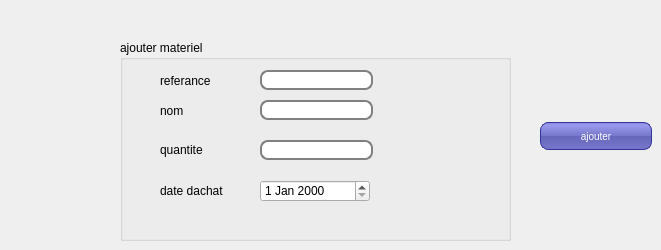
      <widget class="QWidget" name="tab_9">
       <attribute name="title">
        <string>ajouter materiel</string>
       </attribute>
       <widget class="QGroupBox" name="groupBox_7">
        <property name="geometry">
         <rect>
          <x>120</x>
          <y>40</y>
          <width>391</width>
          <height>201</height>
         </rect>
        </property>
        <property name="title">
         <string>ajouter materiel</string>
        </property>
        <widget class="QLabel" name="label_11">
         <property name="geometry">
          <rect>
           <x>40</x>
           <y>30</y>
           <width>71</width>
           <height>21</height>
          </rect>
         </property>
         <property name="text">
          <string>referance</string>
         </property>
        </widget>
        <widget class="QLabel" name="label_12">
         <property name="geometry">
          <rect>
           <x>40</x>
           <y>100</y>
           <width>61</width>
           <height>20</height>
          </rect>
         </property>
         <property name="text">
          <string>quantite</string>
         </property>
        </widget>
        <widget class="QLabel" name="label_13">
         <property name="geometry">
          <rect>
           <x>40</x>
           <y>60</y>
           <width>61</width>
           <height>21</height>
          </rect>
         </property>
         <property name="text">
          <string>nom</string>
         </property>
        </widget>
        <widget class="QLabel" name="label_14">
         <property name="geometry">
          <rect>
           <x>40</x>
           <y>140</y>
           <width>81</width>
           <height>21</height>
          </rect>
         </property>
         <property name="text">
          <string>date dachat</string>
         </property>
        </widget>
        <widget class="QLineEdit" name="le_ref_2">
         <property name="geometry">
          <rect>
           <x>140</x>
           <y>30</y>
           <width>113</width>
           <height>20</height>
          </rect>
         </property>
         <property name="styleSheet">
          <string notr="true">QLineEdit {
padding: 1px;
border-style: solid;
border: 2px solid gray;
border-radius: 8px;
}</string>
         </property>
        </widget>
        <widget class="QLineEdit" name="le_nom_4">
         <property name="geometry">
          <rect>
           <x>140</x>
           <y>60</y>
           <width>113</width>
           <height>20</height>
          </rect>
         </property>
         <property name="styleSheet">
          <string notr="true">QLineEdit {
padding: 1px;
border-style: solid;
border: 2px solid gray;
border-radius: 8px;
}</string>
         </property>
        </widget>
        <widget class="QLineEdit" name="le_quan_2">
         <property name="geometry">
          <rect>
           <x>140</x>
           <y>100</y>
           <width>113</width>
           <height>20</height>
          </rect>
         </property>
         <property name="styleSheet">
          <string notr="true">QLineEdit {
padding: 1px;
border-style: solid;
border: 2px solid gray;
border-radius: 8px;
}</string>
         </property>
        </widget>
        <widget class="QDateEdit" name="le_date">
         <property name="geometry">
          <rect>
           <x>140</x>
           <y>140</y>
           <width>110</width>
           <height>22</height>
          </rect>
         </property>
         <property name="styleSheet">
          <string notr="true">QLineEdit {
padding: 1px;
border-style: solid;
border: 2px solid gray;
border-radius: 8px;
}</string>
         </property>
        </widget>
       </widget>
       <widget class="QPushButton" name="ajoutermatriel">
        <property name="geometry">
         <rect>
          <x>540</x>
          <y>122</y>
          <width>112</width>
          <height>28</height>
         </rect>
        </property>
        <property name="palette">
         <palette>
          <active>
           <colorrole role="WindowText">
            <brush brushstyle="SolidPattern">
             <color alpha="255">
              <red>255</red>
              <green>255</green>
              <blue>255</blue>
             </color>
            </brush>
           </colorrole>
           <colorrole role="Button">
            <brush brushstyle="LinearGradientPattern">
             <gradient startx="0.000000000000000" starty="0.000000000000000" endx="0.000000000000000" endy="1.000000000000000" type="LinearGradient" spread="PadSpread" coordinatemode="ObjectBoundingMode">
              <gradientstop position="0.000000000000000">
               <color alpha="255">
                <red>136</red>
                <green>136</green>
                <blue>221</blue>
               </color>
              </gradientstop>
              <gradientstop position="0.100000000000000">
               <color alpha="255">
                <red>153</red>
                <green>153</green>
                <blue>238</blue>
               </color>
              </gradientstop>
              <gradientstop position="0.490000000000000">
               <color alpha="255">
                <red>119</red>
                <green>119</green>
                <blue>204</blue>
               </color>
              </gradientstop>
              <gradientstop position="0.500000000000000">
               <color alpha="255">
                <red>102</red>
                <green>102</green>
                <blue>187</blue>
               </color>
              </gradientstop>
              <gradientstop position="1.000000000000000">
               <color alpha="255">
                <red>119</red>
                <green>119</green>
                <blue>204</blue>
               </color>
              </gradientstop>
             </gradient>
            </brush>
           </colorrole>
           <colorrole role="Light">
            <brush brushstyle="SolidPattern">
             <color alpha="255">
              <red>213</red>
              <green>127</green>
              <blue>255</blue>
             </color>
            </brush>
           </colorrole>
           <colorrole role="Midlight">
            <brush brushstyle="SolidPattern">
             <color alpha="255">
              <red>191</red>
              <green>63</green>
              <blue>255</blue>
             </color>
            </brush>
           </colorrole>
           <colorrole role="Dark">
            <brush brushstyle="SolidPattern">
             <color alpha="255">
              <red>85</red>
              <green>0</green>
              <blue>127</blue>
             </color>
            </brush>
           </colorrole>
           <colorrole role="Mid">
            <brush brushstyle="SolidPattern">
             <color alpha="255">
              <red>113</red>
              <green>0</green>
              <blue>170</blue>
             </color>
            </brush>
           </colorrole>
           <colorrole role="Text">
            <brush brushstyle="SolidPattern">
             <color alpha="255">
              <red>255</red>
              <green>255</green>
              <blue>255</blue>
             </color>
            </brush>
           </colorrole>
           <colorrole role="BrightText">
            <brush brushstyle="SolidPattern">
             <color alpha="255">
              <red>255</red>
              <green>255</green>
              <blue>255</blue>
             </color>
            </brush>
           </colorrole>
           <colorrole role="ButtonText">
            <brush brushstyle="SolidPattern">
             <color alpha="255">
              <red>255</red>
              <green>255</green>
              <blue>255</blue>
             </color>
            </brush>
           </colorrole>
           <colorrole role="Base">
            <brush brushstyle="LinearGradientPattern">
             <gradient startx="0.000000000000000" starty="0.000000000000000" endx="0.000000000000000" endy="1.000000000000000" type="LinearGradient" spread="PadSpread" coordinatemode="ObjectBoundingMode">
              <gradientstop position="0.000000000000000">
               <color alpha="255">
                <red>136</red>
                <green>136</green>
                <blue>221</blue>
               </color>
              </gradientstop>
              <gradientstop position="0.100000000000000">
               <color alpha="255">
                <red>153</red>
                <green>153</green>
                <blue>238</blue>
               </color>
              </gradientstop>
              <gradientstop position="0.490000000000000">
               <color alpha="255">
                <red>119</red>
                <green>119</green>
                <blue>204</blue>
               </color>
              </gradientstop>
              <gradientstop position="0.500000000000000">
               <color alpha="255">
                <red>102</red>
                <green>102</green>
                <blue>187</blue>
               </color>
              </gradientstop>
              <gradientstop position="1.000000000000000">
               <color alpha="255">
                <red>119</red>
                <green>119</green>
                <blue>204</blue>
               </color>
              </gradientstop>
             </gradient>
            </brush>
           </colorrole>
           <colorrole role="Window">
            <brush brushstyle="LinearGradientPattern">
             <gradient startx="0.000000000000000" starty="0.000000000000000" endx="0.000000000000000" endy="1.000000000000000" type="LinearGradient" spread="PadSpread" coordinatemode="ObjectBoundingMode">
              <gradientstop position="0.000000000000000">
               <color alpha="255">
                <red>136</red>
                <green>136</green>
                <blue>221</blue>
               </color>
              </gradientstop>
              <gradientstop position="0.100000000000000">
               <color alpha="255">
                <red>153</red>
                <green>153</green>
                <blue>238</blue>
               </color>
              </gradientstop>
              <gradientstop position="0.490000000000000">
               <color alpha="255">
                <red>119</red>
                <green>119</green>
                <blue>204</blue>
               </color>
              </gradientstop>
              <gradientstop position="0.500000000000000">
               <color alpha="255">
                <red>102</red>
                <green>102</green>
                <blue>187</blue>
               </color>
              </gradientstop>
              <gradientstop position="1.000000000000000">
               <color alpha="255">
                <red>119</red>
                <green>119</green>
                <blue>204</blue>
               </color>
              </gradientstop>
             </gradient>
            </brush>
           </colorrole>
           <colorrole role="Shadow">
            <brush brushstyle="SolidPattern">
             <color alpha="255">
              <red>0</red>
              <green>0</green>
              <blue>0</blue>
             </color>
            </brush>
           </colorrole>
           <colorrole role="AlternateBase">
            <brush brushstyle="SolidPattern">
             <color alpha="255">
              <red>212</red>
              <green>127</green>
              <blue>255</blue>
             </color>
            </brush>
           </colorrole>
           <colorrole role="ToolTipBase">
            <brush brushstyle="SolidPattern">
             <color alpha="255">
              <red>255</red>
              <green>255</green>
              <blue>220</blue>
             </color>
            </brush>
           </colorrole>
           <colorrole role="ToolTipText">
            <brush brushstyle="SolidPattern">
             <color alpha="255">
              <red>0</red>
              <green>0</green>
              <blue>0</blue>
             </color>
            </brush>
           </colorrole>
           <colorrole role="PlaceholderText">
            <brush brushstyle="SolidPattern">
             <color alpha="128">
              <red>0</red>
              <green>0</green>
              <blue>0</blue>
             </color>
            </brush>
           </colorrole>
          </active>
          <inactive>
           <colorrole role="WindowText">
            <brush brushstyle="SolidPattern">
             <color alpha="255">
              <red>255</red>
              <green>255</green>
              <blue>255</blue>
             </color>
            </brush>
           </colorrole>
           <colorrole role="Button">
            <brush brushstyle="LinearGradientPattern">
             <gradient startx="0.000000000000000" starty="0.000000000000000" endx="0.000000000000000" endy="1.000000000000000" type="LinearGradient" spread="PadSpread" coordinatemode="ObjectBoundingMode">
              <gradientstop position="0.000000000000000">
               <color alpha="255">
                <red>136</red>
                <green>136</green>
                <blue>221</blue>
               </color>
              </gradientstop>
              <gradientstop position="0.100000000000000">
               <color alpha="255">
                <red>153</red>
                <green>153</green>
                <blue>238</blue>
               </color>
              </gradientstop>
              <gradientstop position="0.490000000000000">
               <color alpha="255">
                <red>119</red>
                <green>119</green>
                <blue>204</blue>
               </color>
              </gradientstop>
              <gradientstop position="0.500000000000000">
               <color alpha="255">
                <red>102</red>
                <green>102</green>
                <blue>187</blue>
               </color>
              </gradientstop>
              <gradientstop position="1.000000000000000">
               <color alpha="255">
                <red>119</red>
                <green>119</green>
                <blue>204</blue>
               </color>
              </gradientstop>
             </gradient>
            </brush>
           </colorrole>
           <colorrole role="Light">
            <brush brushstyle="SolidPattern">
             <color alpha="255">
              <red>213</red>
              <green>127</green>
              <blue>255</blue>
             </color>
            </brush>
           </colorrole>
           <colorrole role="Midlight">
            <brush brushstyle="SolidPattern">
             <color alpha="255">
              <red>191</red>
              <green>63</green>
              <blue>255</blue>
             </color>
            </brush>
           </colorrole>
           <colorrole role="Dark">
            <brush brushstyle="SolidPattern">
             <color alpha="255">
              <red>85</red>
              <green>0</green>
              <blue>127</blue>
             </color>
            </brush>
           </colorrole>
           <colorrole role="Mid">
            <brush brushstyle="SolidPattern">
             <color alpha="255">
              <red>113</red>
              <green>0</green>
              <blue>170</blue>
             </color>
            </brush>
           </colorrole>
           <colorrole role="Text">
            <brush brushstyle="SolidPattern">
             <color alpha="255">
              <red>255</red>
              <green>255</green>
              <blue>255</blue>
             </color>
            </brush>
           </colorrole>
           <colorrole role="BrightText">
            <brush brushstyle="SolidPattern">
             <color alpha="255">
              <red>255</red>
              <green>255</green>
              <blue>255</blue>
             </color>
            </brush>
           </colorrole>
           <colorrole role="ButtonText">
            <brush brushstyle="SolidPattern">
             <color alpha="255">
              <red>255</red>
              <green>255</green>
              <blue>255</blue>
             </color>
            </brush>
           </colorrole>
           <colorrole role="Base">
            <brush brushstyle="LinearGradientPattern">
             <gradient startx="0.000000000000000" starty="0.000000000000000" endx="0.000000000000000" endy="1.000000000000000" type="LinearGradient" spread="PadSpread" coordinatemode="ObjectBoundingMode">
              <gradientstop position="0.000000000000000">
               <color alpha="255">
                <red>136</red>
                <green>136</green>
                <blue>221</blue>
               </color>
              </gradientstop>
              <gradientstop position="0.100000000000000">
               <color alpha="255">
                <red>153</red>
                <green>153</green>
                <blue>238</blue>
               </color>
              </gradientstop>
              <gradientstop position="0.490000000000000">
               <color alpha="255">
                <red>119</red>
                <green>119</green>
                <blue>204</blue>
               </color>
              </gradientstop>
              <gradientstop position="0.500000000000000">
               <color alpha="255">
                <red>102</red>
                <green>102</green>
                <blue>187</blue>
               </color>
              </gradientstop>
              <gradientstop position="1.000000000000000">
               <color alpha="255">
                <red>119</red>
                <green>119</green>
                <blue>204</blue>
               </color>
              </gradientstop>
             </gradient>
            </brush>
           </colorrole>
           <colorrole role="Window">
            <brush brushstyle="LinearGradientPattern">
             <gradient startx="0.000000000000000" starty="0.000000000000000" endx="0.000000000000000" endy="1.000000000000000" type="LinearGradient" spread="PadSpread" coordinatemode="ObjectBoundingMode">
              <gradientstop position="0.000000000000000">
               <color alpha="255">
                <red>136</red>
                <green>136</green>
                <blue>221</blue>
               </color>
              </gradientstop>
              <gradientstop position="0.100000000000000">
               <color alpha="255">
                <red>153</red>
                <green>153</green>
                <blue>238</blue>
               </color>
              </gradientstop>
              <gradientstop position="0.490000000000000">
               <color alpha="255">
                <red>119</red>
                <green>119</green>
                <blue>204</blue>
               </color>
              </gradientstop>
              <gradientstop position="0.500000000000000">
               <color alpha="255">
                <red>102</red>
                <green>102</green>
                <blue>187</blue>
               </color>
              </gradientstop>
              <gradientstop position="1.000000000000000">
               <color alpha="255">
                <red>119</red>
                <green>119</green>
                <blue>204</blue>
               </color>
              </gradientstop>
             </gradient>
            </brush>
           </colorrole>
           <colorrole role="Shadow">
            <brush brushstyle="SolidPattern">
             <color alpha="255">
              <red>0</red>
              <green>0</green>
              <blue>0</blue>
             </color>
            </brush>
           </colorrole>
           <colorrole role="AlternateBase">
            <brush brushstyle="SolidPattern">
             <color alpha="255">
              <red>212</red>
              <green>127</green>
              <blue>255</blue>
             </color>
            </brush>
           </colorrole>
           <colorrole role="ToolTipBase">
            <brush brushstyle="SolidPattern">
             <color alpha="255">
              <red>255</red>
              <green>255</green>
              <blue>220</blue>
             </color>
            </brush>
           </colorrole>
           <colorrole role="ToolTipText">
            <brush brushstyle="SolidPattern">
             <color alpha="255">
              <red>0</red>
              <green>0</green>
              <blue>0</blue>
             </color>
            </brush>
           </colorrole>
           <colorrole role="PlaceholderText">
            <brush brushstyle="SolidPattern">
             <color alpha="128">
              <red>0</red>
              <green>0</green>
              <blue>0</blue>
             </color>
            </brush>
           </colorrole>
          </inactive>
          <disabled>
           <colorrole role="WindowText">
            <brush brushstyle="SolidPattern">
             <color alpha="255">
              <red>255</red>
              <green>255</green>
              <blue>255</blue>
             </color>
            </brush>
           </colorrole>
           <colorrole role="Button">
            <brush brushstyle="LinearGradientPattern">
             <gradient startx="0.000000000000000" starty="0.000000000000000" endx="0.000000000000000" endy="1.000000000000000" type="LinearGradient" spread="PadSpread" coordinatemode="ObjectBoundingMode">
              <gradientstop position="0.000000000000000">
               <color alpha="255">
                <red>136</red>
                <green>136</green>
                <blue>221</blue>
               </color>
              </gradientstop>
              <gradientstop position="0.100000000000000">
               <color alpha="255">
                <red>153</red>
                <green>153</green>
                <blue>238</blue>
               </color>
              </gradientstop>
              <gradientstop position="0.490000000000000">
               <color alpha="255">
                <red>119</red>
                <green>119</green>
                <blue>204</blue>
               </color>
              </gradientstop>
              <gradientstop position="0.500000000000000">
               <color alpha="255">
                <red>102</red>
                <green>102</green>
                <blue>187</blue>
               </color>
              </gradientstop>
              <gradientstop position="1.000000000000000">
               <color alpha="255">
                <red>119</red>
                <green>119</green>
                <blue>204</blue>
               </color>
              </gradientstop>
             </gradient>
            </brush>
           </colorrole>
           <colorrole role="Light">
            <brush brushstyle="SolidPattern">
             <color alpha="255">
              <red>213</red>
              <green>127</green>
              <blue>255</blue>
             </color>
            </brush>
           </colorrole>
           <colorrole role="Midlight">
            <brush brushstyle="SolidPattern">
             <color alpha="255">
              <red>191</red>
              <green>63</green>
              <blue>255</blue>
             </color>
            </brush>
           </colorrole>
           <colorrole role="Dark">
            <brush brushstyle="SolidPattern">
             <color alpha="255">
              <red>85</red>
              <green>0</green>
              <blue>127</blue>
             </color>
            </brush>
           </colorrole>
           <colorrole role="Mid">
            <brush brushstyle="SolidPattern">
             <color alpha="255">
              <red>113</red>
              <green>0</green>
              <blue>170</blue>
             </color>
            </brush>
           </colorrole>
           <colorrole role="Text">
            <brush brushstyle="SolidPattern">
             <color alpha="255">
              <red>255</red>
              <green>255</green>
              <blue>255</blue>
             </color>
            </brush>
           </colorrole>
           <colorrole role="BrightText">
            <brush brushstyle="SolidPattern">
             <color alpha="255">
              <red>255</red>
              <green>255</green>
              <blue>255</blue>
             </color>
            </brush>
           </colorrole>
           <colorrole role="ButtonText">
            <brush brushstyle="SolidPattern">
             <color alpha="255">
              <red>255</red>
              <green>255</green>
              <blue>255</blue>
             </color>
            </brush>
           </colorrole>
           <colorrole role="Base">
            <brush brushstyle="LinearGradientPattern">
             <gradient startx="0.000000000000000" starty="0.000000000000000" endx="0.000000000000000" endy="1.000000000000000" type="LinearGradient" spread="PadSpread" coordinatemode="ObjectBoundingMode">
              <gradientstop position="0.000000000000000">
               <color alpha="255">
                <red>136</red>
                <green>136</green>
                <blue>221</blue>
               </color>
              </gradientstop>
              <gradientstop position="0.100000000000000">
               <color alpha="255">
                <red>153</red>
                <green>153</green>
                <blue>238</blue>
               </color>
              </gradientstop>
              <gradientstop position="0.490000000000000">
               <color alpha="255">
                <red>119</red>
                <green>119</green>
                <blue>204</blue>
               </color>
              </gradientstop>
              <gradientstop position="0.500000000000000">
               <color alpha="255">
                <red>102</red>
                <green>102</green>
                <blue>187</blue>
               </color>
              </gradientstop>
              <gradientstop position="1.000000000000000">
               <color alpha="255">
                <red>119</red>
                <green>119</green>
                <blue>204</blue>
               </color>
              </gradientstop>
             </gradient>
            </brush>
           </colorrole>
           <colorrole role="Window">
            <brush brushstyle="LinearGradientPattern">
             <gradient startx="0.000000000000000" starty="0.000000000000000" endx="0.000000000000000" endy="1.000000000000000" type="LinearGradient" spread="PadSpread" coordinatemode="ObjectBoundingMode">
              <gradientstop position="0.000000000000000">
               <color alpha="255">
                <red>136</red>
                <green>136</green>
                <blue>221</blue>
               </color>
              </gradientstop>
              <gradientstop position="0.100000000000000">
               <color alpha="255">
                <red>153</red>
                <green>153</green>
                <blue>238</blue>
               </color>
              </gradientstop>
              <gradientstop position="0.490000000000000">
               <color alpha="255">
                <red>119</red>
                <green>119</green>
                <blue>204</blue>
               </color>
              </gradientstop>
              <gradientstop position="0.500000000000000">
               <color alpha="255">
                <red>102</red>
                <green>102</green>
                <blue>187</blue>
               </color>
              </gradientstop>
              <gradientstop position="1.000000000000000">
               <color alpha="255">
                <red>119</red>
                <green>119</green>
                <blue>204</blue>
               </color>
              </gradientstop>
             </gradient>
            </brush>
           </colorrole>
           <colorrole role="Shadow">
            <brush brushstyle="SolidPattern">
             <color alpha="255">
              <red>0</red>
              <green>0</green>
              <blue>0</blue>
             </color>
            </brush>
           </colorrole>
           <colorrole role="AlternateBase">
            <brush brushstyle="SolidPattern">
             <color alpha="255">
              <red>170</red>
              <green>0</green>
              <blue>255</blue>
             </color>
            </brush>
           </colorrole>
           <colorrole role="ToolTipBase">
            <brush brushstyle="SolidPattern">
             <color alpha="255">
              <red>255</red>
              <green>255</green>
              <blue>220</blue>
             </color>
            </brush>
           </colorrole>
           <colorrole role="ToolTipText">
            <brush brushstyle="SolidPattern">
             <color alpha="255">
              <red>0</red>
              <green>0</green>
              <blue>0</blue>
             </color>
            </brush>
           </colorrole>
           <colorrole role="PlaceholderText">
            <brush brushstyle="SolidPattern">
             <color alpha="128">
              <red>0</red>
              <green>0</green>
              <blue>0</blue>
             </color>
            </brush>
           </colorrole>
          </disabled>
         </palette>
        </property>
        <property name="cursor">
         <cursorShape>PointingHandCursor</cursorShape>
        </property>
        <property name="focusPolicy">
         <enum>Qt::StrongFocus</enum>
        </property>
        <property name="contextMenuPolicy">
         <enum>Qt::DefaultContextMenu</enum>
        </property>
        <property name="styleSheet">
         <string notr="true">QPushButton {
color: white;
background-color: QLinearGradient( x1: 0, y1: 0, x2: 0, y2: 1, stop: 0 #88d, stop: 0.1 #99e, stop: 0.49 #77c, stop: 0.5 #66b, stop: 1 #77c);
border-width: 1px;
border-color: #339;
border-style: solid;
border-radius: 8;
padding: 3px;
font-size: 10px;
padding-left: 5px;
padding-right: 5px;
min-width: 100px;
max-width: 100px;
min-height: 20px;
max-height: 20px;
}</string>
        </property>
        <property name="text">
         <string>ajouter</string>
        </property>
        <property name="autoDefault">
         <bool>false</bool>
        </property>
       </widget>
      </widget>
